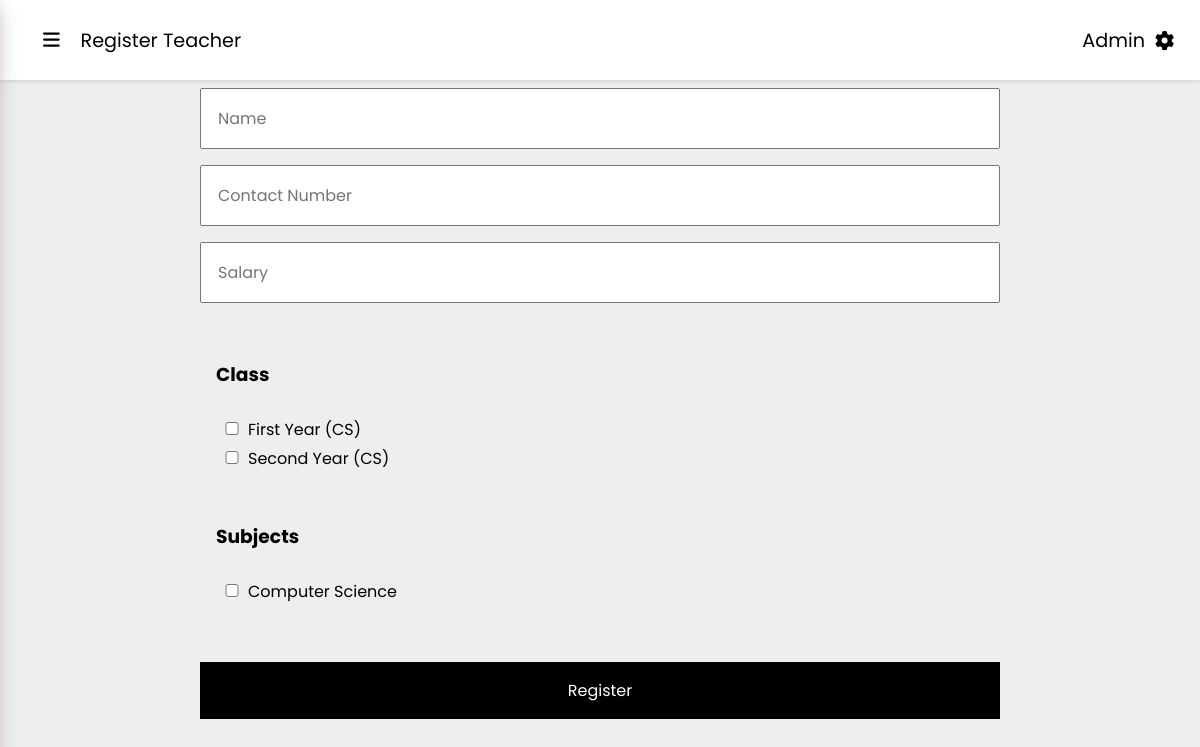
Screenshot of /register-teacher (signed in) with the database file from the repository.
### system/models.py (models this page shows)
class Classes(models.Model):
    classes = models.CharField(max_length=30, unique=True)
    class Meta:
        db_table = 'classes'
    def __str__(self):
        return self.classes

class Subject(models.Model):
    subject = models.CharField(max_length=30, unique=True)
    class Meta:
        db_table = 'subjects'
    def __str__(self):
        return self.subject

### system/views.py (the view, shortened to what this page needs)
# urls.py: path('register-teacher', views.registerTeacher, name="registerTeacher"),
def registerTeacher(request):
    if request.user.is_anonymous or not request.user.is_superuser:
        return redirect("/")
    classes = Classes.objects.all().order_by("classes")
    subjects = Subject.objects.all().order_by("subject")
    context = {
        'classes': classes,
        'subjects': subjects,
    }
    return render(request, "register-teacher.html", context)

### templates/register-teacher.html (shortened to what this page needs)
{% extends 'base.html' %}
{% block css %}
<link rel="stylesheet" href="static/css/register.css" />
{% endblock css %}
{% block header-text %}Register Teacher{% endblock header-text %}
{% block body %}
<div>
  <form method="POST" action="/register-teacher">
    <input type="text" name="name" placeholder="Name" required />
    <input type="tel" name="contact" placeholder="Contact Number" required />
    <input type="text" name="salary" placeholder="Salary" />
    <div class="class-subject">
      <br>
      <h3>Class</h3>
      <br>
      <div style="display: flex; flex-direction: column;">
        {% for class in classes %}
        <div>
          <input type="checkbox" name="class" class="checkbox" id="c{{class.id}}" value="{{ class }}"><label for="c{{class.id}}">{{ class }}</label>&nbsp;
        </div>
      {% endfor %}
      </div>
      <br><br>
      <h3>Subjects</h3>
      <br>
      <div>
        {% for subject in subjects %}
        <div>
          <input type="checkbox" name="subject" id="s{{subject.id}}" class="checkbox"  value="{{ subject }}"><label for="s{{subject.id}}">{{ subject }}</label>&nbsp;
        </div>
    {% endfor %}
      </div>
    </div>
    <br>
    <button type="submit">Register</button>
  </form>
</div>
{% endblock body %}

### static/css/style.css (style rules this page uses)
* { margin: 0; padding: 0; -webkit-box-sizing: border-box; box-sizing: border-box; font-family: "Poppins", sans-serif; scroll-behavior: smooth; }
body { display: -webkit-box; display: -ms-flexbox; display: flex; overflow-x: hidden; background-color: #eeeeee; }

### static/css/register.css (style rules this page uses)
form { display: -webkit-box; display: -ms-flexbox; display: flex; -webkit-box-orient: vertical; -webkit-box-direction: normal; -ms-flex-direction: column; flex-direction: column; -webkit-box-pack: center; -ms-flex-pack: center; justify-content: center; -webkit-box-align: center; -ms-flex-align: center; align-items: center; }
form input, form select, form textarea, form button, form .class-subject { -webkit-box-flex: 1; -ms-flex: 1; flex: 1; padding: 1rem; margin: 0.5rem; font-size: 1rem; width: 50rem; }
form .checkbox { width: 1rem; }
form .class-subject { display: -webkit-box; display: -ms-flexbox; display: flex; -webkit-box-orient: vertical; -webkit-box-direction: normal; -ms-flex-direction: column; flex-direction: column; }
form button { color: #ffffff; background-color: #000000; border: none; }

### rows the page displays
Classes: classes "First Year (CS)"
Classes: classes "Second Year (CS)"
Subject: subject "Computer Science"
